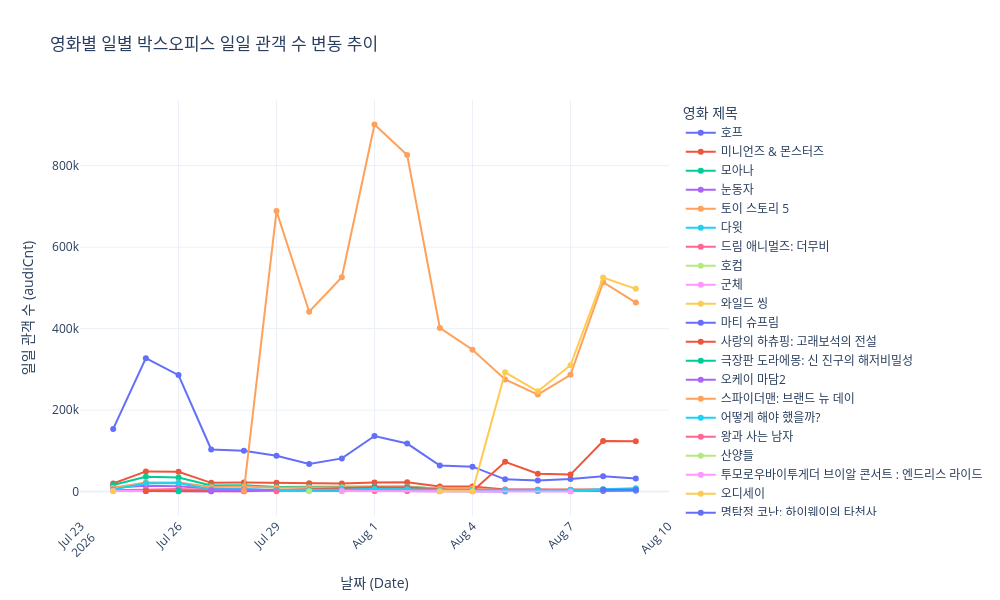

Notebook source saved alongside this figure:
### Markdown cell above
## 기간에 따른 일일 관객 수 변화

### Code cell
draw_lineChart(movie_df, 'audiCnt', '영화별 일별 박스오피스 일일 관객 수 변동 추이', '일일 관객 수')

### Figure 1 — Plotly figure (JSON) as saved in the notebook; plotly's stock layout.template omitted (floating-point values rounded to 4 significant figures)
{"data": [{"customdata": [["호프"], ["호프"], ["호프"], ["호프"], ["호프"], ["호프"], ["호프"], ["호프"], ["호프"], ["호프"], ["호프"], ["호프"], ["호프"], ["호프"], ["호프"], ["호프"], ["호프"]], "hovertemplate": "movieNm=%{customdata[0]}<br>b_date=%{x}<br>audiCnt=%{y}<extra></extra>", "legendgroup": "호프", "line": {"color": "#636efa", "dash": "solid"}, "marker": {"symbol": "circle"}, "mode": "lines+markers", "name": "호프", "orientation": "v", "showlegend": true, "type": "scatter", "x": ["2026-07-24", "2026-07-25", "2026-07-26", "2026-07-27", "2026-07-28", "2026-07-29", "2026-07-30", "2026-07-31", "2026-08-01", "2026-08-02", "2026-08-03", "2026-08-04", "2026-08-05", "2026-08-06", "2026-08-07", "2026-08-08", "2026-08-09"], "xaxis": "x", "y": [153910, 327565, 285870, 103403, 100147, 87892, 67623, 81496, 136417, 117897, 63927, 61234, 30070, 27200, 30795, 37770, 32227], "yaxis": "y"}, {"customdata": [["미니언즈 & 몬스터즈"], ["미니언즈 & 몬스터즈"], ["미니언즈 & 몬스터즈"], ["미니언즈 & 몬스터즈"], ["미니언즈 & 몬스터즈"], ["미니언즈 & 몬스터즈"], ["미니언즈 & 몬스터즈"], ["미니언즈 & 몬스터즈"], ["미니언즈 & 몬스터즈"], ["미니언즈 & 몬스터즈"], ["미니언즈 & 몬스터즈"], ["미니언즈 & 몬스터즈"], ["미니언즈 & 몬스터즈"], ["미니언즈 & 몬스터즈"], ["미니언즈 & 몬스터즈"], ["미니언즈 & 몬스터즈"], ["미니언즈 & 몬스터즈"]], "hovertemplate": "movieNm=%{customdata[0]}<br>b_date=%{x}<br>audiCnt=%{y}<extra></extra>", "legendgroup": "미니언즈 & 몬스터즈", "line": {"color": "#EF553B", "dash": "solid"}, "marker": {"symbol": "circle"}, "mode": "lines+markers", "name": "미니언즈 & 몬스터즈", "orientation": "v", "showlegend": true, "type": "scatter", "x": ["2026-07-24", "2026-07-25", "2026-07-26", "2026-07-27", "2026-07-28", "2026-07-29", "2026-07-30", "2026-07-31", "2026-08-01", "2026-08-02", "2026-08-03", "2026-08-04", "2026-08-05", "2026-08-06", "2026-08-07", "2026-08-08", "2026-08-09"], "xaxis": "x", "y": [19957, 49512, 48445, 21401, 22067, 21655, 20610, 20042, 22173, 23030, 12454, 12337, 5312, 4646, 4522, 5070, 5014], "yaxis": "y"}, {"customdata": [["모아나"], ["모아나"], ["모아나"], ["모아나"], ["모아나"], ["모아나"], ["모아나"], ["모아나"], ["모아나"], ["모아나"], ["모아나"], ["모아나"], ["모아나"], ["모아나"], ["모아나"]], "hovertemplate": "movieNm=%{customdata[0]}<br>b_date=%{x}<br>audiCnt=%{y}<extra></extra>", "legendgroup": "모아나", "line": {"color": "#00cc96", "dash": "solid"}, "marker": {"symbol": "circle"}, "mode": "lines+markers", "name": "모아나", "orientation": "v", "showlegend": true, "type": "scatter", "x": ["2026-07-24", "2026-07-25", "2026-07-26", "2026-07-27", "2026-07-28", "2026-07-29", "2026-07-30", "2026-07-31", "2026-08-01", "2026-08-02", "2026-08-03", "2026-08-04", "2026-08-05", "2026-08-06", "2026-08-07"], "xaxis": "x", "y": [16041, 36157, 34802, 15049, 15557, 11102, 11882, 11630, 12729, 12763, 6986, 6864, 2325, 1536, 1570], "yaxis": "y"}, {"customdata": [["눈동자"], ["눈동자"], ["눈동자"], ["눈동자"], ["눈동자"], ["눈동자"], ["눈동자"], ["눈동자"], ["눈동자"], ["눈동자"], ["눈동자"], ["눈동자"], ["눈동자"]], "hovertemplate": "movieNm=%{customdata[0]}<br>b_date=%{x}<br>audiCnt=%{y}<extra></extra>", "legendgroup": "눈동자", "line": {"color": "#ab63fa", "dash": "solid"}, "marker": {"symbol": "circle"}, "mode": "lines+markers", "name": "눈동자", "orientation": "v", "showlegend": true, "type": "scatter", "x": ["2026-07-24", "2026-07-25", "2026-07-26", "2026-07-27", "2026-07-28", "2026-07-29", "2026-07-30", "2026-07-31", "2026-08-01", "2026-08-02", "2026-08-03", "2026-08-04", "2026-08-05"], "xaxis": "x", "y": [9531, 14534, 13074, 6698, 6533, 2488, 2680, 2375, 2646, 2341, 1489, 1369, 339], "yaxis": "y"}, {"customdata": [["토이 스토리 5"], ["토이 스토리 5"], ["토이 스토리 5"], ["토이 스토리 5"], ["토이 스토리 5"], ["토이 스토리 5"], ["토이 스토리 5"], ["토이 스토리 5"], ["토이 스토리 5"], ["토이 스토리 5"], ["토이 스토리 5"], ["토이 스토리 5"], ["토이 스토리 5"], ["토이 스토리 5"], ["토이 스토리 5"], ["토이 스토리 5"], ["토이 스토리 5"]], "hovertemplate": "movieNm=%{customdata[0]}<br>b_date=%{x}<br>audiCnt=%{y}<extra></extra>", "legendgroup": "토이 스토리 5", "line": {"color": "#FFA15A", "dash": "solid"}, "marker": {"symbol": "circle"}, "mode": "lines+markers", "name": "토이 스토리 5", "orientation": "v", "showlegend": true, "type": "scatter", "x": ["2026-07-24", "2026-07-25", "2026-07-26", "2026-07-27", "2026-07-28", "2026-07-29", "2026-07-30", "2026-07-31", "2026-08-01", "2026-08-02", "2026-08-03", "2026-08-04", "2026-08-05", "2026-08-06", "2026-08-07", "2026-08-08", "2026-08-09"], "xaxis": "x", "y": [9456, 22032, 22487, 11521, 12498, 9231, 9967, 10380, 9940, 11554, 7454, 7890, 2768, 2665, 2415, 2067, 1907], "yaxis": "y"}, {"customdata": [["다윗"], ["다윗"], ["다윗"], ["다윗"], ["다윗"], ["다윗"], ["다윗"], ["다윗"], ["다윗"], ["다윗"], ["다윗"], ["다윗"], ["다윗"], ["다윗"], ["다윗"], ["다윗"], ["다윗"]], "hovertemplate": "movieNm=%{customdata[0]}<br>b_date=%{x}<br>audiCnt=%{y}<extra></extra>", "legendgroup": "다윗", "line": {"color": "#19d3f3", "dash": "solid"}, "marker": {"symbol": "circle"}, "mode": "lines+markers", "name": "다윗", "orientation": "v", "showlegend": true, "type": "scatter", "x": ["2026-07-24", "2026-07-25", "2026-07-26", "2026-07-27", "2026-07-28", "2026-07-29", "2026-07-30", "2026-07-31", "2026-08-01", "2026-08-02", "2026-08-03", "2026-08-04", "2026-08-05", "2026-08-06", "2026-08-07", "2026-08-08", "2026-08-09"], "xaxis": "x", "y": [5347, 20331, 20815, 5037, 5472, 3669, 3836, 6272, 8795, 9917, 3085, 3059, 1390, 1607, 2671, 5845, 8343], "yaxis": "y"}, {"customdata": [["드림 애니멀즈: 더무비"], ["드림 애니멀즈: 더무비"], ["드림 애니멀즈: 더무비"], ["드림 애니멀즈: 더무비"], ["드림 애니멀즈: 더무비"], ["드림 애니멀즈: 더무비"], ["드림 애니멀즈: 더무비"], ["드림 애니멀즈: 더무비"], ["드림 애니멀즈: 더무비"], ["드림 애니멀즈: 더무비"], ["드림 애니멀즈: 더무비"]], "hovertemplate": "movieNm=%{customdata[0]}<br>b_date=%{x}<br>audiCnt=%{y}<extra></extra>", "legendgroup": "드림 애니멀즈: 더무비", "line": {"color": "#FF6692", "dash": "solid"}, "marker": {"symbol": "circle"}, "mode": "lines+markers", "name": "드림 애니멀즈: 더무비", "orientation": "v", "showlegend": true, "type": "scatter", "x": ["2026-07-24", "2026-07-25", "2026-07-26", "2026-07-27", "2026-07-28", "2026-07-29", "2026-07-30", "2026-07-31", "2026-08-01", "2026-08-02", "2026-08-03"], "xaxis": "x", "y": [3368, 5690, 6242, 3741, 3166, 2522, 3444, 1943, 1365, 1411, 845], "yaxis": "y"}, {"customdata": [["호컴"]], "hovertemplate": "movieNm=%{customdata[0]}<br>b_date=%{x}<br>audiCnt=%{y}<extra></extra>", "legendgroup": "호컴", "line": {"color": "#B6E880", "dash": "solid"}, "marker": {"symbol": "circle"}, "mode": "lines+markers", "name": "호컴", "orientation": "v", "showlegend": true, "type": "scatter", "x": ["2026-07-24"], "xaxis": "x", "y": [1540], "yaxis": "y"}, {"customdata": [["군체"], ["군체"], ["군체"], ["군체"], ["군체"]], "hovertemplate": "movieNm=%{customdata[0]}<br>b_date=%{x}<br>audiCnt=%{y}<extra></extra>", "legendgroup": "군체", "line": {"color": "#FF97FF", "dash": "solid"}, "marker": {"symbol": "circle"}, "mode": "lines+markers", "name": "군체", "orientation": "v", "showlegend": true, "type": "scatter", "x": ["2026-07-24", "2026-07-25", "2026-07-26", "2026-07-27", "2026-07-28"], "xaxis": "x", "y": [1199, 1447, 1131, 812, 967], "yaxis": "y"}, {"customdata": [["와일드 씽"]], "hovertemplate": "movieNm=%{customdata[0]}<br>b_date=%{x}<br>audiCnt=%{y}<extra></extra>", "legendgroup": "와일드 씽", "line": {"color": "#FECB52", "dash": "solid"}, "marker": {"symbol": "circle"}, "mode": "lines+markers", "name": "와일드 씽", "orientation": "v", "showlegend": true, "type": "scatter", "x": ["2026-07-24"], "xaxis": "x", "y": [1112], "yaxis": "y"}, {"customdata": [["마티 슈프림"], ["마티 슈프림"], ["마티 슈프림"]], "hovertemplate": "movieNm=%{customdata[0]}<br>b_date=%{x}<br>audiCnt=%{y}<extra></extra>", "legendgroup": "마티 슈프림", "line": {"color": "#636efa", "dash": "solid"}, "marker": {"symbol": "circle"}, "mode": "lines+markers", "name": "마티 슈프림", "orientation": "v", "showlegend": true, "type": "scatter", "x": ["2026-07-25", "2026-07-26", "2026-07-27"], "xaxis": "x", "y": [1579, 1877, 704], "yaxis": "y"}, {"customdata": [["사랑의 하츄핑: 고래보석의 전설"], ["사랑의 하츄핑: 고래보석의 전설"], ["사랑의 하츄핑: 고래보석의 전설"], ["사랑의 하츄핑: 고래보석의 전설"], ["사랑의 하츄핑: 고래보석의 전설"], ["사랑의 하츄핑: 고래보석의 전설"], ["사랑의 하츄핑: 고래보석의 전설"], ["사랑의 하츄핑: 고래보석의 전설"], ["사랑의 하츄핑: 고래보석의 전설"], ["사랑의 하츄핑: 고래보석의 전설"]], "hovertemplate": "movieNm=%{customdata[0]}<br>b_date=%{x}<br>audiCnt=%{y}<extra></extra>", "legendgroup": "사랑의 하츄핑: 고래보석의 전설", "line": {"color": "#EF553B", "dash": "solid"}, "marker": {"symbol": "circle"}, "mode": "lines+markers", "name": "사랑의 하츄핑: 고래보석의 전설", "orientation": "v", "showlegend": true, "type": "scatter", "x": ["2026-07-25", "2026-07-28", "2026-08-01", "2026-08-02", "2026-08-04", "2026-08-05", "2026-08-06", "2026-08-07", "2026-08-08", "2026-08-09"], "xaxis": "x", "y": [1558, 961, 10681, 10305, 916, 73165, 43768, 41689, 124125, 123565], "yaxis": "y"}, {"customdata": [["극장판 도라에몽: 신 진구의 해저비밀성"]], "hovertemplate": "movieNm=%{customdata[0]}<br>b_date=%{x}<br>audiCnt=%{y}<extra></extra>", "legendgroup": "극장판 도라에몽: 신 진구의 해저비밀성", "line": {"color": "#00cc96", "dash": "solid"}, "marker": {"symbol": "circle"}, "mode": "lines+markers", "name": "극장판 도라에몽: 신 진구의 해저비밀성", "orientation": "v", "showlegend": true, "type": "scatter", "x": ["2026-07-26"], "xaxis": "x", "y": [979], "yaxis": "y"}, {"customdata": [["오케이 마담2"], ["오케이 마담2"], ["오케이 마담2"], ["오케이 마담2"]], "hovertemplate": "movieNm=%{customdata[0]}<br>b_date=%{x}<br>audiCnt=%{y}<extra></extra>", "legendgroup": "오케이 마담2", "line": {"color": "#ab63fa", "dash": "solid"}, "marker": {"symbol": "circle"}, "mode": "lines+markers", "name": "오케이 마담2", "orientation": "v", "showlegend": true, "type": "scatter", "x": ["2026-07-27", "2026-08-06", "2026-08-08", "2026-08-09"], "xaxis": "x", "y": [2952, 4467, 1527, 2382], "yaxis": "y"}, {"customdata": [["스파이더맨: 브랜드 뉴 데이"], ["스파이더맨: 브랜드 뉴 데이"], ["스파이더맨: 브랜드 뉴 데이"], ["스파이더맨: 브랜드 뉴 데이"], ["스파이더맨: 브랜드 뉴 데이"], ["스파이더맨: 브랜드 뉴 데이"], ["스파이더맨: 브랜드 뉴 데이"], ["스파이더맨: 브랜드 뉴 데이"], ["스파이더맨: 브랜드 뉴 데이"], ["스파이더맨: 브랜드 뉴 데이"], ["스파이더맨: 브랜드 뉴 데이"], ["스파이더맨: 브랜드 뉴 데이"], ["스파이더맨: 브랜드 뉴 데이"]], "hovertemplate": "movieNm=%{customdata[0]}<br>b_date=%{x}<br>audiCnt=%{y}<extra></extra>", "legendgroup": "스파이더맨: 브랜드 뉴 데이", "line": {"color": "#FFA15A", "dash": "solid"}, "marker": {"symbol": "circle"}, "mode": "lines+markers", "name": "스파이더맨: 브랜드 뉴 데이", "orientation": "v", "showlegend": true, "type": "scatter", "x": ["2026-07-28", "2026-07-29", "2026-07-30", "2026-07-31", "2026-08-01", "2026-08-02", "2026-08-03", "2026-08-04", "2026-08-05", "2026-08-06", "2026-08-07", "2026-08-08", "2026-08-09"], "xaxis": "x", "y": [1254, 688406, 441550, 526066, 900883, 825929, 401780, 348289, 275181, 238064, 286589, 513897, 463931], "yaxis": "y"}, {"customdata": [["어떻게 해야 했을까?"], ["어떻게 해야 했을까?"], ["어떻게 해야 했을까?"], ["어떻게 해야 했을까?"], ["어떻게 해야 했을까?"], ["어떻게 해야 했을까?"], ["어떻게 해야 했을까?"], ["어떻게 해야 했을까?"], ["어떻게 해야 했을까?"], ["어떻게 해야 했을까?"], ["어떻게 해야 했을까?"], ["어떻게 해야 했을까?"]], "hovertemplate": "movieNm=%{customdata[0]}<br>b_date=%{x}<br>audiCnt=%{y}<extra></extra>", "legendgroup": "어떻게 해야 했을까?", "line": {"color": "#19d3f3", "dash": "solid"}, "marker": {"symbol": "circle"}, "mode": "lines+markers", "name": "어떻게 해야 했을까?", "orientation": "v", "showlegend": true, "type": "scatter", "x": ["2026-07-29", "2026-07-30", "2026-07-31", "2026-08-01", "2026-08-02", "2026-08-03", "2026-08-04", "2026-08-05", "2026-08-06", "2026-08-07", "2026-08-08", "2026-08-09"], "xaxis": "x", "y": [3694, 3913, 4351, 6224, 5434, 3147, 2991, 4132, 3420, 3505, 4547, 3978], "yaxis": "y"}, {"customdata": [["왕과 사는 남자"]], "hovertemplate": "movieNm=%{customdata[0]}<br>b_date=%{x}<br>audiCnt=%{y}<extra></extra>", "legendgroup": "왕과 사는 남자", "line": {"color": "#FF6692", "dash": "solid"}, "marker": {"symbol": "circle"}, "mode": "lines+markers", "name": "왕과 사는 남자", "orientation": "v", "showlegend": true, "type": "scatter", "x": ["2026-07-29"], "xaxis": "x", "y": [1004], "yaxis": "y"}, {"customdata": [["산양들"]], "hovertemplate": "movieNm=%{customdata[0]}<br>b_date=%{x}<br>audiCnt=%{y}<extra></extra>", "legendgroup": "산양들", "line": {"color": "#B6E880", "dash": "solid"}, "marker": {"symbol": "circle"}, "mode": "lines+markers", "name": "산양들", "orientation": "v", "showlegend": true, "type": "scatter", "x": ["2026-07-30"], "xaxis": "x", "y": [1118], "yaxis": "y"}, {"customdata": [["투모로우바이투게더 브이알 콘서트 : 엔드리스 라이드"], ["투모로우바이투게더 브이알 콘서트 : 엔드리스 라이드"]], "hovertemplate": "movieNm=%{customdata[0]}<br>b_date=%{x}<br>audiCnt=%{y}<extra></extra>", "legendgroup": "투모로우바이투게더 브이알 콘서트 : 엔드리스 라이드", "line": {"color": "#FF97FF", "dash": "solid"}, "marker": {"symbol": "circle"}, "mode": "lines+markers", "name": "투모로우바이투게더 브이알 콘서트 : 엔드리스 라이드", "orientation": "v", "showlegend": true, "type": "scatter", "x": ["2026-07-31", "2026-08-07"], "xaxis": "x", "y": [1469, 454], "yaxis": "y"}, {"customdata": [["오디세이"], ["오디세이"], ["오디세이"], ["오디세이"], ["오디세이"], ["오디세이"], ["오디세이"]], "hovertemplate": "movieNm=%{customdata[0]}<br>b_date=%{x}<br>audiCnt=%{y}<extra></extra>", "legendgroup": "오디세이", "line": {"color": "#FECB52", "dash": "solid"}, "marker": {"symbol": "circle"}, "mode": "lines+markers", "name": "오디세이", "orientation": "v", "showlegend": true, "type": "scatter", "x": ["2026-08-03", "2026-08-04", "2026-08-05", "2026-08-06", "2026-08-07", "2026-08-08", "2026-08-09"], "xaxis": "x", "y": [678, 1065, 292710, 246220, 310154, 525336, 497581], "yaxis": "y"}, {"customdata": [["명탐정 코난: 하이웨이의 타천사"], ["명탐정 코난: 하이웨이의 타천사"]], "hovertemplate": "movieNm=%{customdata[0]}<br>b_date=%{x}<br>audiCnt=%{y}<extra></extra>", "legendgroup": "명탐정 코난: 하이웨이의 타천사", "line": {"color": "#636efa", "dash": "solid"}, "marker": {"symbol": "circle"}, "mode": "lines+markers", "name": "명탐정 코난: 하이웨이의 타천사", "orientation": "v", "showlegend": true, "type": "scatter", "x": ["2026-08-08", "2026-08-09"], "xaxis": "x", "y": [4355, 4473], "yaxis": "y"}], "layout": {"height": 600, "hovermode": "x unified", "legend": {"title": {"text": "영화 제목"}, "tracegroupgap": 0}, "title": {"text": "영화별 일별 박스오피스 일일 관객 수 변동 추이"}, "width": 1000, "xaxis": {"anchor": "y", "domain": [0, 1], "tickangle": -45, "title": {"text": "날짜 (Date)"}}, "yaxis": {"anchor": "x", "autorange": true, "domain": [0, 1], "title": {"text": "일일 관객 수 (audiCnt)"}}}}
